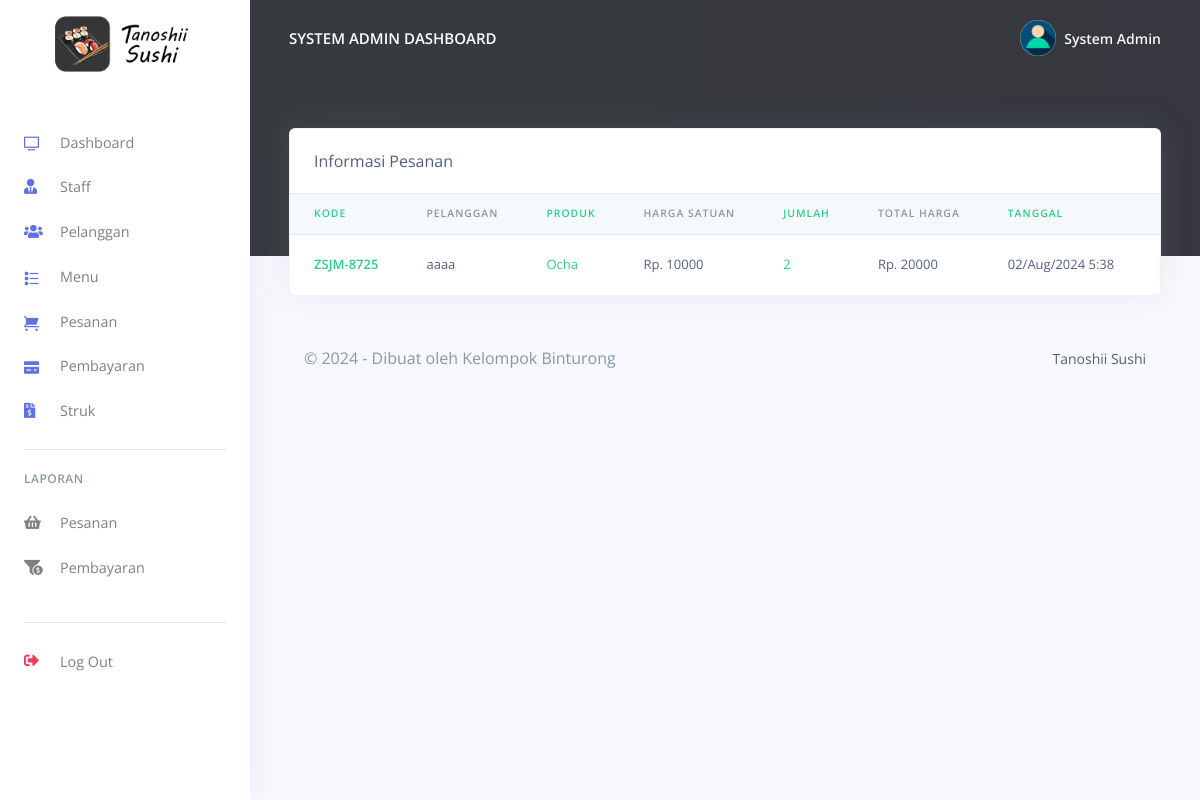
Page /Resto/admin/struk.php (signed in) on the earlier database version.
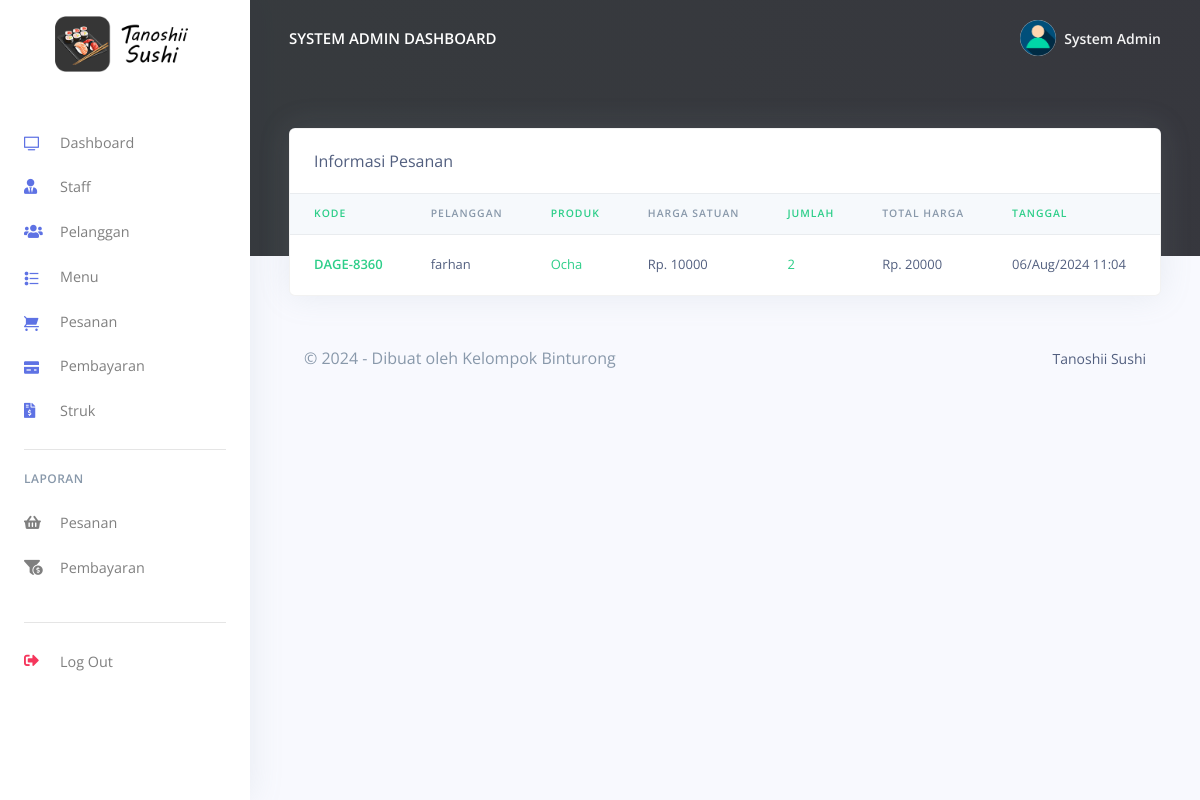
Same page on the later database version.
### tables this page shows
CREATE TABLE `pesanan` (
  `id_pesanan` varchar(200) NOT NULL,
  `kode_pesanan` varchar(200) NOT NULL,
  `id_pelanggan` varchar(200) NOT NULL,
  `nama_pelanggan` varchar(200) NOT NULL,
  `id_menu` varchar(200) NOT NULL,
  `nama_menu` varchar(200) NOT NULL,
  `harga_menu` varchar(200) NOT NULL,
  `jumlah_menu` varchar(200) NOT NULL,
  `status_pesanan` varchar(200) NOT NULL,
  `created_at` timestamp(6) NOT NULL DEFAULT current_timestamp(6) ON UPDATE current_timestamp(6),
  `status_menu` varchar(50) DEFAULT NULL
);

### Resto/admin/struk.php (the view, shortened to what the changed rows need)
<?php
include('config/config.php');
require_once('partials/_head.php');
?>
<body>
    <?php
    require_once('partials/_sidebar.php');
    ?>
    <div class="main-content">
        <?php
        require_once('partials/_topnav.php');
        ?>
        <div class="container-fluid mt--8">
            <div class="row">
                <div class="col">
                    <div class="card shadow">
                        <div class="table-responsive">
                            <table class="table align-items-center table-flush">
                                <thead class="thead-light">
                                    <tr>
                                        <th class="text-success" scope="col">Kode</th>
                                        <th scope="col">Pelanggan</th>
                                        <th class="text-success" scope="col">Produk</th>
                                        <th scope="col">Harga Satuan</th>
                                        <th class="text-success" scope="col">Jumlah</th>
                                        <th scope="col">Total Harga</th>
                                        <th class="text-success" scope="col">Tanggal</th>
                                        <th scope="col">Tindakan</th>
                                    </tr>
                                </thead>
                                <tbody>
                                    <?php
                                    $ret = "SELECT * FROM  pesanan WHERE status_pesanan = 'Sudah Bayar' ORDER BY `pesanan`.`created_at` DESC  ";
                                    $stmt = $mysqli->prepare($ret);
                                    $stmt->execute();
                                    $res = $stmt->get_result();
                                    while ($order = $res->fetch_object()) {
                                        $total = ($order->harga_menu * $order->jumlah_menu);
                                    ?>
                                        <tr>
                                            <th class="text-success" scope="row"><?php echo $order->kode_pesanan; ?></th>
                                            <td><?php echo $order->nama_pelanggan; ?></td>
                                            <td class="text-success"><?php echo $order->nama_menu; ?></td>
                                            <td>Rp. <?php echo $order->harga_menu; ?></td>
                                            <td class="text-success"><?php echo $order->jumlah_menu; ?></td>
                                            <td>Rp. <?php echo $total; ?></td>
                                            <td><?php echo date('d/M/Y g:i', strtotime($order->created_at)); ?></td>
                                            <td>
                                            </td>
                                        </tr>
                                    <?php } ?>
                                </tbody>
                            </table>
                        </div>
                    </div>
                </div>
            </div>
        </div>
    </div>
</body>
</html>

### Resto/admin/partials/_sidebar.php (shortened to what the changed rows need)
<?php
$id_admin = $_SESSION['id_admin'];
$ret = "SELECT * FROM  admin  WHERE id_admin = '$id_admin'";
$stmt = $mysqli->prepare($ret);
$stmt->execute();
$res = $stmt->get_result();
while ($admin = $res->fetch_object()) {
?>
  <nav class="navbar navbar-vertical fixed-left navbar-expand-md navbar-light bg-white" id="sidenav-main">
    <div class="container-fluid">
      <a class="navbar-brand pt-0" href="dashboard.php">
        <img src="assets/img/brand/logo.png" class="navbar-brand-img" alt="...">
      </a>
      <div class="collapse navbar-collapse" id="sidenav-collapse-main">
        <ul class="navbar-nav">
          <li class="nav-item">
            <a class="nav-link" href="dashboard.php">
              <i class="ni ni-tv-2 text-primary"></i> Dashboard
            </a>
          </li>
          <li class="nav-item">
            <a class="nav-link" href="staff.php">
              <i class="fas fa-user-tie text-primary"></i> Staff
            </a>
          </li>
          <li class="nav-item">
            <a class="nav-link" href="pelanggan.php">
              <i class="fas fa-users text-primary"></i> Pelanggan
            </a>
          </li>
          <li class="nav-item">
            <a class="nav-link" href="menu.php">
              <i class="ni ni-bullet-list-67 text-primary"></i>Menu
            </a>
          </li>
          <li class="nav-item">
            <a class="nav-link" href="pesanan.php">
              <i class="ni ni-cart text-primary"></i> Pesanan
            </a>
          </li>
          <li class="nav-item">
            <a class="nav-link" href="pembayaran.php">
              <i class="ni ni-credit-card text-primary"></i> Pembayaran
            </a>
          </li>
          <li class="nav-item">
            <a class="nav-link" href="struk.php">
              <i class="fas fa-file-invoice-dollar text-primary"></i> Struk
            </a>
          </li>
        </ul>
        <hr class="my-3">
        <h6 class="navbar-heading text-muted">Laporan</h6>
        <ul class="navbar-nav mb-md-3">
          <li class="nav-item">
            <a class="nav-link" href="laporan_pesanan.php">
              <i class="fas fa-shopping-basket"></i> Pesanan
            </a>
          </li>
          <li class="nav-item">
            <a class="nav-link" href="laporan_pembayaran.php">
              <i class="fas fa-funnel-dollar"></i> Pembayaran
            </a>
          </li>
        </ul>
        <hr class="my-3">
        <ul class="navbar-nav mb-md-3">
          <li class="nav-item">
            <a class="nav-link" href="logout.php">
              <i class="fas fa-sign-out-alt text-danger"></i> Log Out
            </a>
          </li>
        </ul>
      </div>
    </div>
  </nav>
<?php } ?>

### Resto/admin/partials/_topnav.php (shortened to what the changed rows need)
<?php
$id_admin = $_SESSION['id_admin'];
$ret = "SELECT * FROM  admin  WHERE id_admin = '$id_admin'";
$stmt = $mysqli->prepare($ret);
$stmt->execute();
$res = $stmt->get_result();
while ($admin = $res->fetch_object()) {
?>
    <nav class="navbar navbar-top navbar-expand-md navbar-dark" id="navbar-main">
        <div class="container-fluid">
            <a class="h4 mb-0 text-white text-uppercase d-none d-lg-inline-block" href="dashboard.php"><?php echo $admin->nama_admin; ?> Dashboard</a>
            <ul class="navbar-nav align-items-center d-none d-md-flex">
                <li class="nav-item dropdown">
                    <a class="nav-link pr-0" href="#" role="button" data-toggle="dropdown" aria-haspopup="true" aria-expanded="false">
                        <div class="media align-items-center">
                            <span class="avatar avatar-sm rounded-circle">
                                <img alt="Image placeholder" src="assets/img/theme/user-a-min.png">
                            </span>
                            <div class="media-body ml-2 d-none d-lg-block">
                                <span class="mb-0 text-sm  font-weight-bold"><?php echo $admin->nama_admin; ?></span>
                            </div>
                        </div>
                    </a>
                </li>
            </ul>
        </div>
    </nav>
<?php } ?>

Differences in the rows shown:
removed pesanan: kode_pesanan "ZSJM-8725", nama_pelanggan "aaaa", nama_menu "Ocha", harga_menu "10000", jumlah_menu "2", total "20000", created_at "02/Aug/2024 5:38"
added pesanan: kode_pesanan "DAGE-8360", nama_pelanggan "farhan", nama_menu "Ocha", harga_menu "10000", jumlah_menu "2", total "20000", created_at "06/Aug/2024 11:04"
